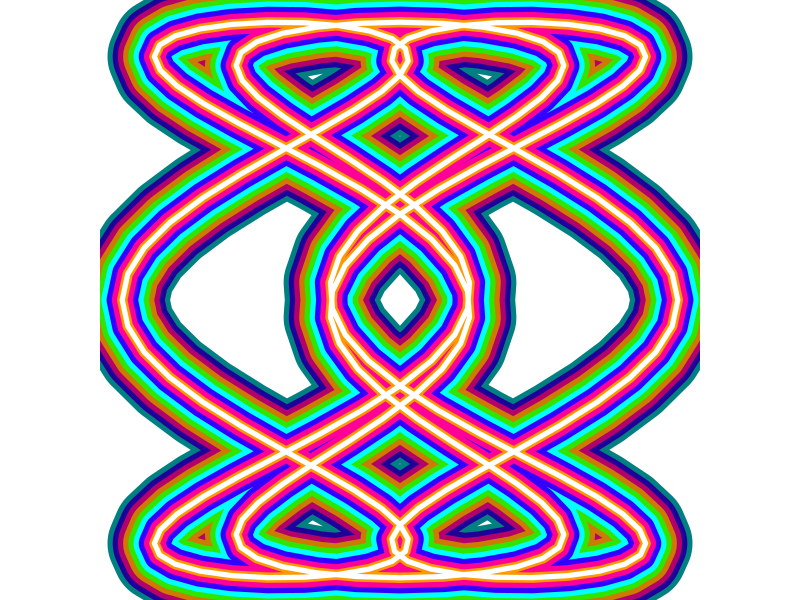

The R source for this figure:
png("mypic3.png",width=300,height=300)

par(mar=c(0,0,0,0),pty="s")

plot(0,0,type="n",axes=F,ann=F,xlim=c(-1,1),ylim=c(-1,1))

th = seq(0,2*pi,pi/100)
x = cos(th*4)*cos(th*5)
y = sin(th*3)
pp = seq(0,1,length.out=length(th))
lines(x,y,col=hsv(0.5,1,0.5),lwd=90)
lines(x,y,col=hsv(0.7,1,0.6),lwd=80)
lines(x,y,col=hsv(0.9,1,0.7),lwd=70)
lines(x,y,col=hsv(0.1,1,0.8),lwd=60)
lines(x,y,col=hsv(0.3,1,0.9),lwd=50)
lines(x,y,col=hsv(0.5,1,1),lwd=40)
lines(x,y,col=hsv(0.7,1,1),lwd=30)
lines(x,y,col=hsv(0.9,1,1),lwd=20)
lines(x,y,col=hsv(0.1,1,1),lwd=10)
lines(x,y,col=hsv(1,0,1),lwd=5)
print(pp)
dev.off()
